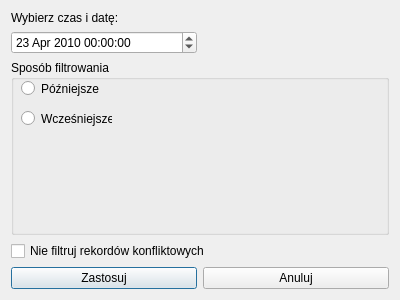
<?xml version="1.0" encoding="UTF-8"?>
<ui version="4.0">
 <class>FiltersDialog</class>
 <widget class="QDialog" name="FiltersDialog">
  <property name="geometry">
   <rect>
    <x>0</x>
    <y>0</y>
    <width>400</width>
    <height>300</height>
   </rect>
  </property>
  <property name="windowTitle">
   <string>Dialog</string>
  </property>
  <layout class="QGridLayout" name="gridLayout">
   <item row="0" column="0">
    <widget class="QLabel" name="label">
     <property name="sizePolicy">
      <sizepolicy hsizetype="Preferred" vsizetype="Fixed">
       <horstretch>0</horstretch>
       <verstretch>0</verstretch>
      </sizepolicy>
     </property>
     <property name="text">
      <string>Wybierz czas i datę:</string>
     </property>
    </widget>
   </item>
   <item row="1" column="0">
    <widget class="QDateTimeEdit" name="_dateTimeEdit">
     <property name="dateTime">
      <datetime>
       <hour>0</hour>
       <minute>0</minute>
       <second>0</second>
       <year>2010</year>
       <month>4</month>
       <day>23</day>
      </datetime>
     </property>
    </widget>
   </item>
   <item row="2" column="0" colspan="2">
    <widget class="QGroupBox" name="groupBox">
     <property name="sizePolicy">
      <sizepolicy hsizetype="Preferred" vsizetype="Preferred">
       <horstretch>0</horstretch>
       <verstretch>0</verstretch>
      </sizepolicy>
     </property>
     <property name="title">
      <string>Sposób filtrowania</string>
     </property>
     <widget class="QRadioButton" name="_desc">
      <property name="geometry">
       <rect>
        <x>10</x>
        <y>50</y>
        <width>91</width>
        <height>17</height>
       </rect>
      </property>
      <property name="text">
       <string>Wcześniejsze</string>
      </property>
     </widget>
     <widget class="QRadioButton" name="_asc">
      <property name="geometry">
       <rect>
        <x>10</x>
        <y>20</y>
        <width>82</width>
        <height>17</height>
       </rect>
      </property>
      <property name="text">
       <string>Późniejsze</string>
      </property>
     </widget>
    </widget>
   </item>
   <item row="3" column="0" colspan="2">
    <widget class="QCheckBox" name="_dontFilterConf">
     <property name="text">
      <string>Nie filtruj rekordów konfliktowych</string>
     </property>
    </widget>
   </item>
   <item row="4" column="0">
    <widget class="QPushButton" name="_ok">
     <property name="text">
      <string>Zastosuj</string>
     </property>
    </widget>
   </item>
   <item row="4" column="1">
    <widget class="QPushButton" name="_cancel">
     <property name="text">
      <string>Anuluj</string>
     </property>
    </widget>
   </item>
  </layout>
 </widget>
 <resources/>
 <connections/>
</ui>
